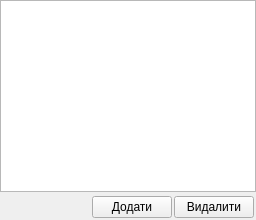
  <widget class="QDockWidget" name="dockWidget_kotelni">
   <property name="features">
    <set>QDockWidget::DockWidgetFloatable|QDockWidget::DockWidgetMovable</set>
   </property>
   <property name="windowTitle">
    <string>Таблиця КОТЕЛЕНЬ</string>
   </property>
   <attribute name="dockWidgetArea">
    <number>1</number>
   </attribute>
   <widget class="QWidget" name="dockWidgetContents_7">
    <layout class="QGridLayout">
     <property name="horizontalSpacing">
      <number>0</number>
     </property>
     <property name="verticalSpacing">
      <number>2</number>
     </property>
     <property name="margin">
      <number>0</number>
     </property>
     <item row="0" column="0">
      <layout class="QVBoxLayout">
       <property name="spacing">
        <number>2</number>
       </property>
       <property name="margin">
        <number>0</number>
       </property>
       <item>
        <widget class="QTableView" name="tableView_kotelni">
         <property name="focusPolicy">
          <enum>Qt::ClickFocus</enum>
         </property>
         <property name="statusTip">
          <string>Таблиця КОТЕЛЕНЬ</string>
         </property>
         <property name="sortingEnabled">
          <bool>true</bool>
         </property>
        </widget>
       </item>
       <item>
        <layout class="QHBoxLayout">
         <property name="spacing">
          <number>2</number>
         </property>
         <property name="margin">
          <number>2</number>
         </property>
         <item>
          <spacer name="horizontalSpacer_11">
           <property name="orientation">
            <enum>Qt::Horizontal</enum>
           </property>
           <property name="sizeHint" stdset="0">
            <size>
             <width>40</width>
             <height>20</height>
            </size>
           </property>
          </spacer>
         </item>
         <item>
          <widget class="QPushButton" name="pushButton_add_kotelni">
           <property name="focusPolicy">
            <enum>Qt::ClickFocus</enum>
           </property>
           <property name="statusTip">
            <string>Додати новий запис</string>
           </property>
           <property name="text">
            <string>Додати</string>
           </property>
           <property name="icon">
            <iconset resource="tke/tke_rc">
             <normaloff>:/pictures/pictures/greplus.png</normaloff>:/pictures/pictures/greplus.png</iconset>
           </property>
           <property name="iconSize">
            <size>
             <width>12</width>
             <height>12</height>
            </size>
           </property>
           <property name="flat">
            <bool>false</bool>
           </property>
          </widget>
         </item>
         <item>
          <widget class="QPushButton" name="pushButton_del_kotelni">
           <property name="focusPolicy">
            <enum>Qt::ClickFocus</enum>
           </property>
           <property name="statusTip">
            <string>Видалити позначений запис</string>
           </property>
           <property name="text">
            <string>Видалити</string>
           </property>
           <property name="icon">
            <iconset resource="tke/tke_rc">
             <normaloff>:/pictures/pictures/greminus.png</normaloff>:/pictures/pictures/greminus.png</iconset>
           </property>
           <property name="iconSize">
            <size>
             <width>12</width>
             <height>12</height>
            </size>
           </property>
          </widget>
         </item>
        </layout>
       </item>
      </layout>
     </item>
    </layout>
   </widget>
  </widget>
